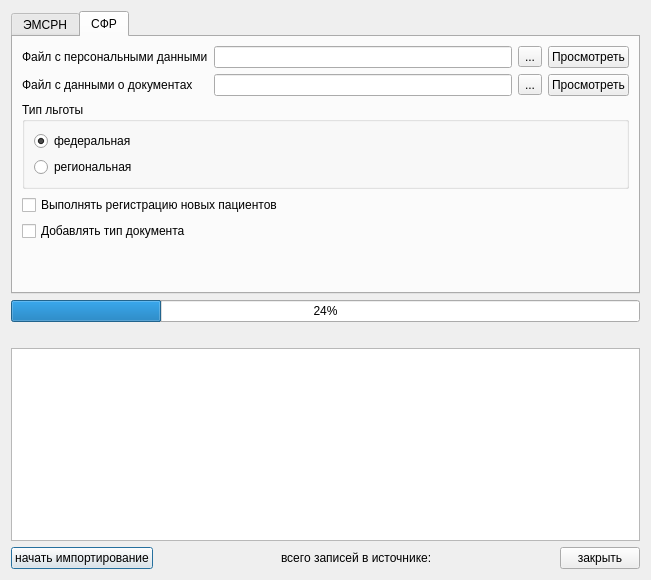
<?xml version="1.0" encoding="UTF-8"?>
<ui version="4.0">
 <class>Dialog</class>
 <widget class="QDialog" name="Dialog">
  <property name="geometry">
   <rect>
    <x>0</x>
    <y>0</y>
    <width>651</width>
    <height>580</height>
   </rect>
  </property>
  <property name="windowTitle">
   <string>Импорт льготников</string>
  </property>
  <layout class="QGridLayout" name="gridLayout">
   <item row="1" column="0">
    <widget class="QProgressBar" name="progressBar">
     <property name="value">
      <number>24</number>
     </property>
     <property name="orientation">
      <enum>Qt::Horizontal</enum>
     </property>
    </widget>
   </item>
   <item row="2" column="0">
    <widget class="QLabel" name="statusLabel">
     <property name="text">
      <string/>
     </property>
    </widget>
   </item>
   <item row="3" column="0">
    <widget class="QTextBrowser" name="log"/>
   </item>
   <item row="4" column="0">
    <layout class="QHBoxLayout">
     <property name="spacing">
      <number>6</number>
     </property>
     <property name="margin">
      <number>0</number>
     </property>
     <item>
      <widget class="QPushButton" name="btnImport">
       <property name="text">
        <string>начать импортирование</string>
       </property>
      </widget>
     </item>
     <item>
      <spacer>
       <property name="orientation">
        <enum>Qt::Horizontal</enum>
       </property>
       <property name="sizeHint" stdset="0">
        <size>
         <width>40</width>
         <height>20</height>
        </size>
       </property>
      </spacer>
     </item>
     <item>
      <widget class="QLabel" name="labelNum">
       <property name="text">
        <string>всего записей в источнике:</string>
       </property>
      </widget>
     </item>
     <item>
      <spacer>
       <property name="orientation">
        <enum>Qt::Horizontal</enum>
       </property>
       <property name="sizeHint" stdset="0">
        <size>
         <width>40</width>
         <height>20</height>
        </size>
       </property>
      </spacer>
     </item>
     <item>
      <widget class="QPushButton" name="btnClose">
       <property name="text">
        <string>закрыть</string>
       </property>
      </widget>
     </item>
    </layout>
   </item>
   <item row="0" column="0">
    <widget class="QTabWidget" name="tabExportType">
     <property name="currentIndex">
      <number>1</number>
     </property>
     <widget class="QWidget" name="EMSRN">
      <attribute name="title">
       <string>ЭМСРН</string>
      </attribute>
      <layout class="QVBoxLayout" name="verticalLayout">
       <item>
        <layout class="QHBoxLayout">
         <property name="spacing">
          <number>6</number>
         </property>
         <property name="margin">
          <number>0</number>
         </property>
         <item>
          <widget class="QLabel" name="label">
           <property name="text">
            <string>импортировать из</string>
           </property>
          </widget>
         </item>
         <item>
          <widget class="QLineEdit" name="edtFileName">
           <property name="text">
            <string/>
           </property>
          </widget>
         </item>
         <item>
          <widget class="QToolButton" name="btnSelectFile">
           <property name="text">
            <string>...</string>
           </property>
          </widget>
         </item>
         <item>
          <widget class="QPushButton" name="btnView">
           <property name="text">
            <string>Просмотреть</string>
           </property>
          </widget>
         </item>
        </layout>
       </item>
       <item>
        <widget class="QCheckBox" name="chkAdr">
         <property name="enabled">
          <bool>false</bool>
         </property>
         <property name="text">
          <string>загружать адреса</string>
         </property>
        </widget>
       </item>
       <item>
        <widget class="QCheckBox" name="chkDoc">
         <property name="text">
          <string>сообщать о неправильных паспортах</string>
         </property>
        </widget>
       </item>
       <item>
        <spacer name="verticalSpacer">
         <property name="orientation">
          <enum>Qt::Vertical</enum>
         </property>
         <property name="sizeHint" stdset="0">
          <size>
           <width>20</width>
           <height>40</height>
          </size>
         </property>
        </spacer>
       </item>
      </layout>
     </widget>
     <widget class="QWidget" name="FSS">
      <attribute name="title">
       <string>СФР</string>
      </attribute>
      <layout class="QVBoxLayout" name="verticalLayout_3">
       <item>
        <layout class="QGridLayout" name="gridLayout_2">
         <item row="0" column="0">
          <widget class="QLabel" name="lblPersonalDataFileName">
           <property name="text">
            <string>Файл с персональными данными</string>
           </property>
          </widget>
         </item>
         <item row="0" column="1">
          <widget class="QLineEdit" name="edtPersonalDataFileName"/>
         </item>
         <item row="0" column="2">
          <widget class="QToolButton" name="btnSelectPersonalDataFile">
           <property name="text">
            <string>...</string>
           </property>
          </widget>
         </item>
         <item row="0" column="3">
          <widget class="QPushButton" name="btnViewPersonalDataFile">
           <property name="text">
            <string>Просмотреть</string>
           </property>
          </widget>
         </item>
         <item row="1" column="0">
          <widget class="QLabel" name="lblDocumentDataFileName">
           <property name="text">
            <string>Файл с данными о документах</string>
           </property>
          </widget>
         </item>
         <item row="1" column="1">
          <widget class="QLineEdit" name="edtDocumentDataFileName"/>
         </item>
         <item row="1" column="2">
          <widget class="QToolButton" name="btnSelectDocumentDataFile">
           <property name="text">
            <string>...</string>
           </property>
          </widget>
         </item>
         <item row="1" column="3">
          <widget class="QPushButton" name="btnViewDocumentDataFile">
           <property name="text">
            <string>Просмотреть</string>
           </property>
          </widget>
         </item>
        </layout>
       </item>
       <item>
        <widget class="QGroupBox" name="gbBenefitType">
         <property name="title">
          <string>Тип льготы</string>
         </property>
         <layout class="QVBoxLayout" name="verticalLayout_2">
          <item>
           <widget class="QRadioButton" name="chkFederalBenefit">
            <property name="text">
             <string>федеральная</string>
            </property>
            <property name="checked">
             <bool>true</bool>
            </property>
           </widget>
          </item>
          <item>
           <widget class="QRadioButton" name="chkRegionalBenefit">
            <property name="text">
             <string>региональная</string>
            </property>
           </widget>
          </item>
         </layout>
        </widget>
       </item>
       <item>
        <widget class="QCheckBox" name="chkAddMissingClients">
         <property name="text">
          <string>Выполнять регистрацию новых пациентов</string>
         </property>
        </widget>
       </item>
       <item>
        <widget class="QCheckBox" name="chkAddDocumentType">
         <property name="toolTip">
          <string>Добавлять новые типы документов в БД</string>
         </property>
         <property name="text">
          <string>Добавлять тип документа</string>
         </property>
        </widget>
       </item>
       <item>
        <spacer name="verticalSpacer_2">
         <property name="orientation">
          <enum>Qt::Vertical</enum>
         </property>
         <property name="sizeHint" stdset="0">
          <size>
           <width>20</width>
           <height>40</height>
          </size>
         </property>
        </spacer>
       </item>
      </layout>
     </widget>
    </widget>
   </item>
  </layout>
 </widget>
 <resources/>
 <connections/>
</ui>
